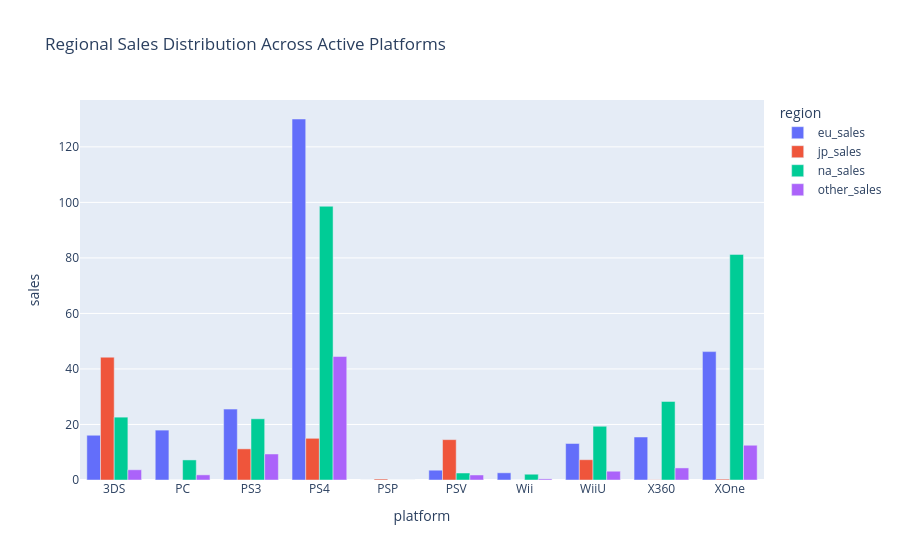

The notebook cell saved with this chart:
### Markdown cell above
### 2.3 Regional Market Profiles & Consumer Preferences

* **Technical Goal:** Aggregate sales data across geographical regions (NA, EU, JP, Other) by platform and genre to evaluate regional market fragmentation and localized consumer behavior.
* **Business Goal:** Uncover regional preferences and market peculiarities to tailor commercial strategies and localized product positioning for international stakeholders.

### Code cell
# A. Top 5 Platforms by Region
regions = ['na_sales', 'eu_sales', 'jp_sales', 'other_sales']

print("\n--- Top Platforms by Region ---")
for region in regions:
    top_platforms_region = recent_data.groupby('platform')[region].sum().reset_index().sort_values(by=region, ascending=False).head(5)
    top_platforms_region = top_platforms_region.reset_index(drop=True)
    print(f"\nTop Platforms in {region.upper().replace('_SALES', '')}:")
    display(top_platforms_region)

# B. Top 5 Genres by Region
print("\n--- Top Genres by Region ---")
for region in regions:
    top_genres_region = recent_data.groupby('genre')[region].sum().reset_index().sort_values(by=region, ascending=False).head(5)
    top_genres_region = top_genres_region.reset_index(drop=True)
    print(f"\nTop Genres in {region.upper().replace('_SALES', '')}:")
    display(top_genres_region)

# C. Interactive Visualization for Regional Platform Shares
regional_platform_melted = recent_data.melt(
    id_vars=['platform'], 
    value_vars=['na_sales', 'eu_sales', 'jp_sales', 'other_sales'],
    var_name='region', 
    value_name='sales'
)

fig_regional = px.bar(
    regional_platform_melted.groupby(['platform', 'region'], as_index=False)['sales'].sum(),
    x='platform',
    y='sales',
    color='region',
    barmode='group',
    title='Regional Sales Distribution Across Active Platforms'
)
fig_regional.show()

### Figure 1 — Plotly figure (JSON) as saved in the notebook; plotly's stock layout.template omitted (floating-point values rounded to 4 significant figures)
{"data": [{"alignmentgroup": "True", "hovertemplate": "region=eu_sales<br>platform=%{x}<br>sales=%{y}<extra></extra>", "legendgroup": "eu_sales", "marker": {"color": "#636efa", "pattern": {"shape": ""}}, "name": "eu_sales", "offsetgroup": "eu_sales", "orientation": "v", "showlegend": true, "textposition": "auto", "type": "bar", "x": ["3DS", "PC", "PS3", "PS4", "PSP", "PSV", "Wii", "WiiU", "X360", "XOne"], "xaxis": "x", "y": [16.12, 17.97, 25.54, 130.0, 0.0, 3.53, 2.59, 13.15, 15.49, 46.25], "yaxis": "y"}, {"alignmentgroup": "True", "hovertemplate": "region=jp_sales<br>platform=%{x}<br>sales=%{y}<extra></extra>", "legendgroup": "jp_sales", "marker": {"color": "#EF553B", "pattern": {"shape": ""}}, "name": "jp_sales", "offsetgroup": "jp_sales", "orientation": "v", "showlegend": true, "textposition": "auto", "type": "bar", "x": ["3DS", "PC", "PS3", "PS4", "PSP", "PSV", "Wii", "WiiU", "X360", "XOne"], "xaxis": "x", "y": [44.24, 0.0, 11.22, 15.02, 0.36, 14.54, 0.0, 7.31, 0.08, 0.32], "yaxis": "y"}, {"alignmentgroup": "True", "hovertemplate": "region=na_sales<br>platform=%{x}<br>sales=%{y}<extra></extra>", "legendgroup": "na_sales", "marker": {"color": "#00cc96", "pattern": {"shape": ""}}, "name": "na_sales", "offsetgroup": "na_sales", "orientation": "v", "showlegend": true, "textposition": "auto", "type": "bar", "x": ["3DS", "PC", "PS3", "PS4", "PSP", "PSV", "Wii", "WiiU", "X360", "XOne"], "xaxis": "x", "y": [22.64, 7.23, 22.05, 98.61, 0.0, 2.52, 2.08, 19.36, 28.3, 81.27], "yaxis": "y"}, {"alignmentgroup": "True", "hovertemplate": "region=other_sales<br>platform=%{x}<br>sales=%{y}<extra></extra>", "legendgroup": "other_sales", "marker": {"color": "#ab63fa", "pattern": {"shape": ""}}, "name": "other_sales", "offsetgroup": "other_sales", "orientation": "v", "showlegend": true, "textposition": "auto", "type": "bar", "x": ["3DS", "PC", "PS3", "PS4", "PSP", "PSV", "Wii", "WiiU", "X360", "XOne"], "xaxis": "x", "y": [3.68, 1.85, 9.37, 44.48, 0.0, 1.81, 0.4, 3.16, 4.35, 12.52], "yaxis": "y"}], "layout": {"barmode": "group", "legend": {"title": {"text": "region"}, "tracegroupgap": 0}, "title": {"text": "Regional Sales Distribution Across Active Platforms"}, "xaxis": {"anchor": "y", "domain": [0, 1], "title": {"text": "platform"}}, "yaxis": {"anchor": "x", "domain": [0, 1], "title": {"text": "sales"}}}}
